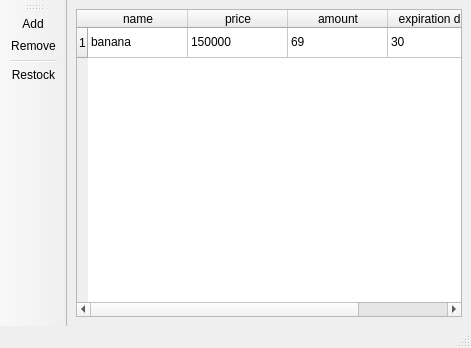
<?xml version="1.0" encoding="UTF-8"?>
<ui version="4.0">
 <class>inventoryWindow</class>
 <widget class="QMainWindow" name="inventoryWindow">
  <property name="geometry">
   <rect>
    <x>0</x>
    <y>0</y>
    <width>471</width>
    <height>348</height>
   </rect>
  </property>
  <property name="maximumSize">
   <size>
    <width>471</width>
    <height>16777215</height>
   </size>
  </property>
  <property name="windowTitle">
   <string>MainWindow</string>
  </property>
  <widget class="QWidget" name="centralwidget">
   <layout class="QVBoxLayout" name="verticalLayout">
    <item>
     <widget class="QTableWidget" name="tableWidget">
      <row>
       <property name="text">
        <string>1</string>
       </property>
      </row>
      <column>
       <property name="text">
        <string>name</string>
       </property>
      </column>
      <column>
       <property name="text">
        <string>price</string>
       </property>
      </column>
      <column>
       <property name="text">
        <string>amount</string>
       </property>
      </column>
      <column>
       <property name="text">
        <string>expiration date</string>
       </property>
      </column>
      <item row="0" column="0">
       <property name="text">
        <string>banana</string>
       </property>
      </item>
      <item row="0" column="1">
       <property name="text">
        <string>150000</string>
       </property>
      </item>
      <item row="0" column="2">
       <property name="text">
        <string>69</string>
       </property>
      </item>
      <item row="0" column="3">
       <property name="text">
        <string>30</string>
       </property>
      </item>
     </widget>
    </item>
   </layout>
  </widget>
  <widget class="QMenuBar" name="menubar">
   <property name="geometry">
    <rect>
     <x>0</x>
     <y>0</y>
     <width>471</width>
     <height>21</height>
    </rect>
   </property>
  </widget>
  <widget class="QStatusBar" name="statusbar">
   <property name="enabled">
    <bool>false</bool>
   </property>
  </widget>
  <widget class="QToolBar" name="toolBar">
   <property name="windowTitle">
    <string>toolBar</string>
   </property>
   <attribute name="toolBarArea">
    <enum>LeftToolBarArea</enum>
   </attribute>
   <attribute name="toolBarBreak">
    <bool>false</bool>
   </attribute>
   <addaction name="actionAdd_inventory"/>
   <addaction name="actionRemove_inventory"/>
   <addaction name="separator"/>
   <addaction name="actionRestock_inventory"/>
  </widget>
  <action name="actionAdd_inventory">
   <property name="icon">
    <iconset resource="images.qrc">
     <normaloff>:/Images/Icons/icons8-add-96.png</normaloff>:/Images/Icons/icons8-add-96.png</iconset>
   </property>
   <property name="text">
    <string>Add</string>
   </property>
   <property name="toolTip">
    <string>Add an item</string>
   </property>
  </action>
  <action name="actionRemove_inventory">
   <property name="icon">
    <iconset resource="images.qrc">
     <normaloff>:/Images/Icons/icons8-minus-96.png</normaloff>:/Images/Icons/icons8-minus-96.png</iconset>
   </property>
   <property name="text">
    <string>Remove</string>
   </property>
   <property name="toolTip">
    <string>Remove an item</string>
   </property>
  </action>
  <action name="actionRestock_inventory">
   <property name="icon">
    <iconset resource="images.qrc">
     <normaloff>:/Images/Icons/icons8-package-94.png</normaloff>:/Images/Icons/icons8-package-94.png</iconset>
   </property>
   <property name="text">
    <string>Restock</string>
   </property>
   <property name="toolTip">
    <string>Restock an existing item</string>
   </property>
  </action>
 </widget>
 <resources>
  <include location="images.qrc"/>
 </resources>
 <connections/>
</ui>
